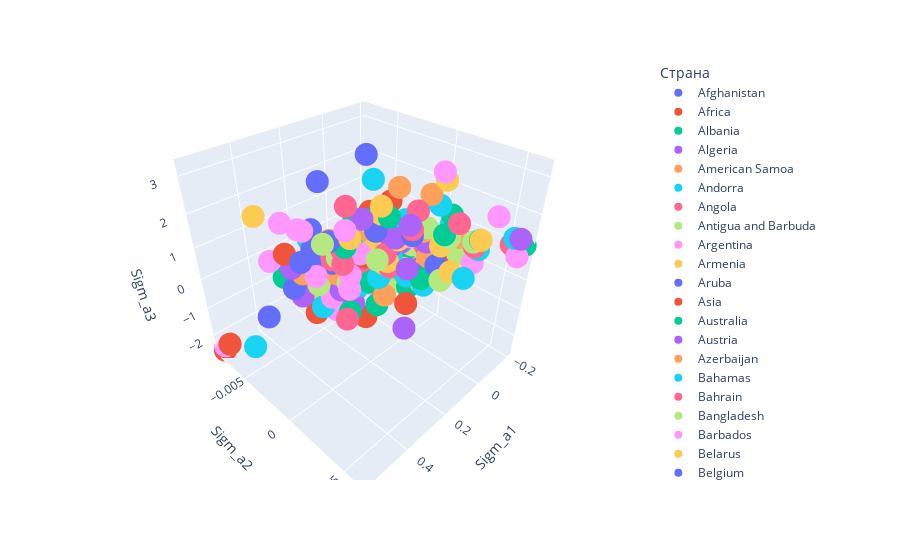

Notebook code for this chart:
### Markdown cell above
## Сигмоидальное представление

### Code cell
fig = px.scatter_3d(plotting_data, x="Sigm_a1", y="Sigm_a2", z='Sigm_a3', color="Страна")
fig.show()
